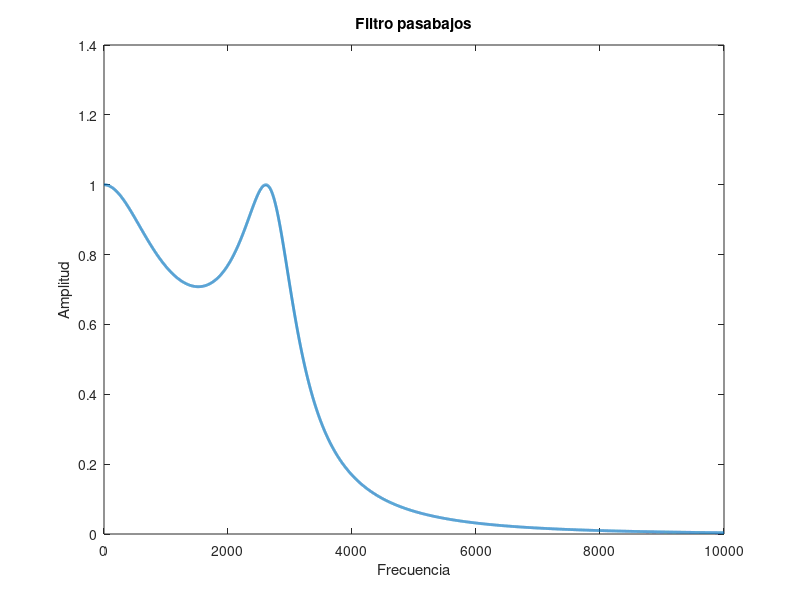

Write MATLAB code to recreate this figure.
%Filtro pasabajos
clc, clear all
fsim=40000;
Rp=3;               
Rs=10;              
Wp=2*3000/fsim;     
Ws=2*4000/fsim;     
%Técnica de diseño
[N, Wn]=cheb1ord(Wp,Ws,Rp,Rs);
[b, a]=cheby1(N,Rp,Wn);
%Intervalo de pruebas
f=0:1:10000;       
H=freqz(b,a,f,fsim);
%Grafica
plot(f,abs(H),'linewidth',2);
title('Filtro pasabajos');
xlabel('Frecuencia');
ylabel('Amplitud');